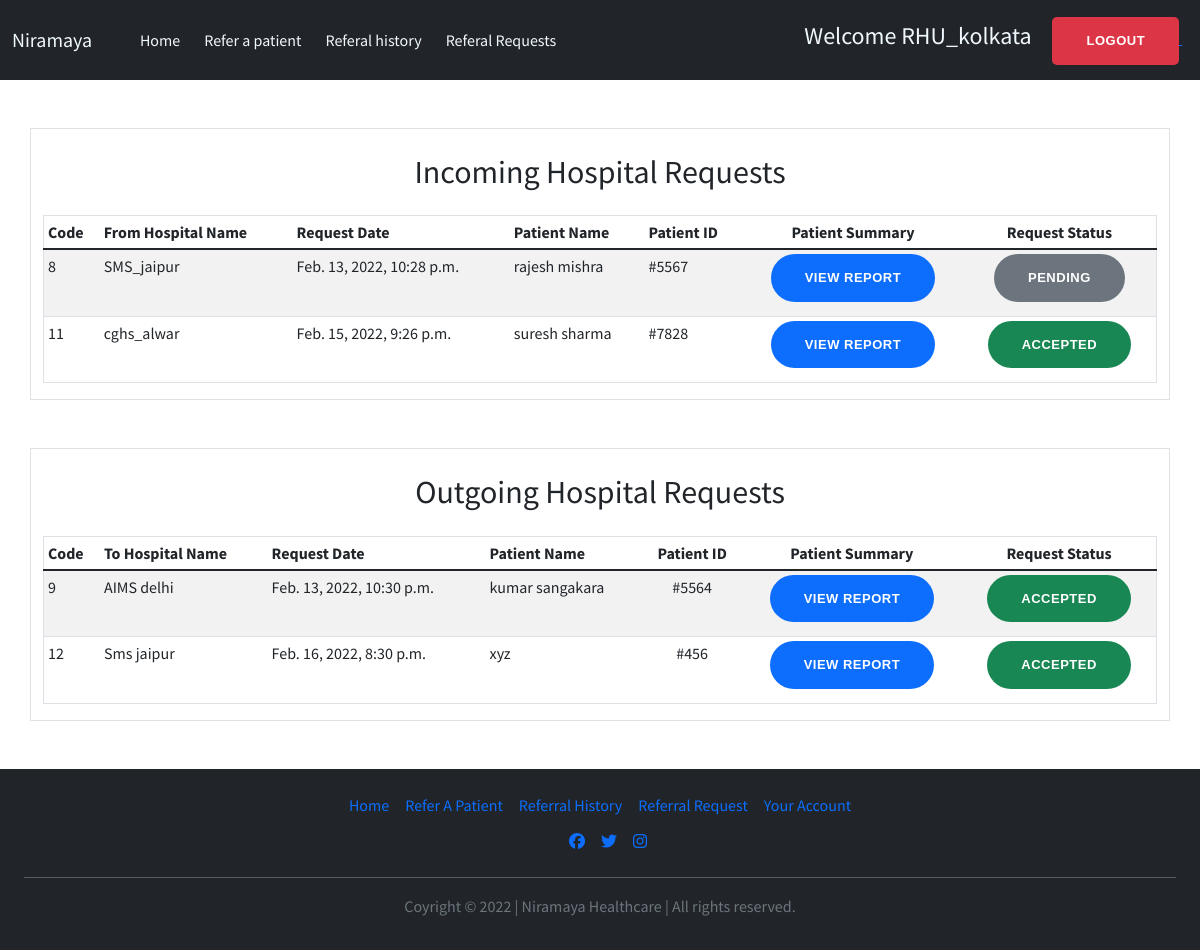
Screenshot of /niramaya/refer_history (signed in) with the database file from the repository.
### niramaya/models.py (models this page shows, shortened)
class refernce(models.Model):
    refernce_sno = models.AutoField(primary_key=True)
    refernce_date = models.DateTimeField(default=datetime.now,blank=True)
    refernce_hospital = models.ForeignKey(hospital,on_delete=models.CASCADE)
    user = models.ForeignKey(User,on_delete=models.CASCADE)
    patientName = models.CharField(max_length=50,default='default')
    patientID = models.CharField(max_length=20)
    patientInfo = models.FileField(upload_to="info/pdfs/",null=True, blank=True)
    message = models.CharField(max_length=500)
    acceptance_choices =[
    ("1", "Waiting"),
    ("2", "Accepted"),
    ("3", "Rejected"),
]
    acceptance = models.CharField(choices=acceptance_choices ,default=1, max_length=2)

class hospital(models.Model):
    user = models.ForeignKey(User,on_delete=models.CASCADE)
    sno = models.AutoField(primary_key=True)
    hospital_name = models.CharField(max_length=100)
    serial = models.CharField(max_length=10,unique=True)
    Level = models.IntegerField(default=0)
    address = models.CharField(max_length=100)
    State = models.CharField(max_length=50)
    district = models.CharField(max_length=10)
    phone = models.CharField(max_length=15)
    head = models.CharField(max_length=50)
    doctor_nos = models.IntegerField(default=0)
    skilled_nos = models.IntegerField(default=0)
    non_skilled_nos = models.IntegerField(default=0)
    gen_bed = models.IntegerField(default=0)
    spec_bed = models.IntegerField(default=0)
    surg_bed = models.IntegerField(default=0)
    av_gen_bed = models.BooleanField(default=False,null=True)
    av_spec_bed = models.BooleanField(default=False,null=True)
    av_surg_bed = models.BooleanField(default=False,null=True)
    ICU_units = models.BooleanField(default=False,null=True)
    CIC_units = models.BooleanField(default=False,null=True)
    BIC_units = models.BooleanField(default=False,null=True)
    SIC_units = models.BooleanField(default=False,null=True)
    PsIC_units = models.BooleanField(default=False,null=True)
    PeIC_units = models.BooleanField(default=False,null=True)
    NIC_units = models.BooleanField(default=False,null=True)
    TIC_units = models.BooleanField(default=False,null=True)
    DIC_units = models.BooleanField(default=False,null=True)
    PrIC_units = models.BooleanField(default=False,null=True)
    Nursery_units = models.BooleanField(default=False,null=True)
    Lab_chem = models.BooleanField(default=False,null=True)
    Lab_hemo = models.BooleanField(default=False,null=True)
    Lab_microB = models.BooleanField(default=False,null=True)
    Lab_trans = models.BooleanField(default=False,null=True)
    Lab_immuno = models.BooleanField(default=False,null=True)
    Lab_surg_path = models.BooleanField(default=False,null=True)
    Lab_cyto = models.BooleanField(default=False,null=True)
    C_cath = models.BooleanField(default=False,null=True)
    C_rehab = models.BooleanField(default=False,null=True)
    C_surgery = models.BooleanField(default=False,null=True)
    C_stenting = models.BooleanField(default=False,null=True)
    C_intervene = models.BooleanField(default=False,null=True)
    C_electro = models.BooleanField(default=False,null=True)
    C_vas_interv = models.BooleanField(default=False,null=True)
    C_vas_surg  = models.BooleanField(default=False,null=True)
    R_com_T  = models.BooleanField(default=False,null=True)
    R_com_TA  = models.BooleanField(default=False,null=True)
    R_dig_mamo  = models.BooleanField(default=False,null=True)
    R_dig_IMRT  = models.BooleanField(default=False,null=True)
    R_dig_MRA  = models.BooleanField(default=False,null=True)
    R_dig_MRI  = models.BooleanField(default=False,null=True)
    R_dig_PET  = models.BooleanField(default=False,null=True)
    R_dig_SPECT  = models.BooleanField(default=False,null=True)
    Re_phy  = models.BooleanField(default=False,null=True)
    Re_sp  = models.BooleanField(default=False,null=True)
    EME_dept  = models.BooleanField(default=False,null=True)
    EME_ped_TC  = models.BooleanField(default=False,null=True)
    EME_TC  = models.BooleanField(default=False,null=True)
    N_EEG  = models.BooleanField(default=False,null=True)
    N_sleep  = models.BooleanField(default=False,null=True)
    Sp_BICU  = models.BooleanField(default=False,null=True)
    Sp_CCU  = models.BooleanField(default=False,null=True)
    Sp_det  = models.BooleanField(default=False,null=True)
    Sp_ICU  = models.BooleanField(default=False,null=True)
    Sp_NIC  = models.BooleanField(default=False,null=True)
    Sp_PeIC  = models.BooleanField(default=False,null=True)
    Sp_PrIC  = models.BooleanField(default=False,null=True)
    Sp_PsIC  = models.BooleanField(default=False,null=True)
    Sp_SICU  = models.BooleanField(default=False,null=True)
    Sp_TCU  = models.BooleanField(default=False,null=True)
    On_chemo  = models.BooleanField(default=False,null=True)
    On_rad  = models.BooleanField(default=False,null=True)
    Or_heart  = models.BooleanField(default=False,null=True)
    Or_intestinal  = models.BooleanField(default=False,null=True)
    Or_kidney  = models.BooleanField(default=False,null=True)
    Or_liver  = models.BooleanField(default=False,null=True)
    Or_lung  = models.BooleanField(default=False,null=True)
    Or_pancreas  = models.BooleanField(default=False,null=True)
    ortho_Arth  = models.BooleanField(default=False,null=True)
    ortho_JR  = models.BooleanField(default=False,null=True)
    ortho_spine  = models.BooleanField(default=False,null=True)

### niramaya/views.py (the view)
# urls.py: path('refer_history',views.history,name='refer_history'),
def history(request):
    if request.user.is_anonymous:
        return HttpResponse('404 unauthorised, Login to access')
    user_hospital = hospital.objects.filter(user = request.user).first()
    incoming_hospital_referal_requests = refernce.objects.exclude(acceptance = '1',user = request.user).filter(refernce_hospital = user_hospital)
    outgoing_hospital_referal_requests = refernce.objects.filter(user = request.user)
    context = {
        'incoming_hospital_referal_requests' : incoming_hospital_referal_requests,
        'outgoing_hospital_referal_requests' : outgoing_hospital_referal_requests
    }
    return render(request,'niramaya/history.html',context)

### niramaya/templates/niramaya/history.html (shortened to what this page needs)
{% extends 'niramaya/basic.html' %}
{% block body %}
<div class="container border my-5">
    <h2 class="text-center my-4">Incoming Hospital Requests</h2>
    <div class="table-responsive">
        <table class="table table-striped table-sm border">
            <thead>
                <tr>
                    <th scope="col">Code</th>
          <th scope="col">From Hospital Name</th>
          <th scope="col">Request Date</th>
          <th scope="col">Patient Name</th>
          <th scope="col">Patient ID</th>
          <th scope="col" class="text-center">Patient Summary</th>
          <th scope="col" class="text-center">Request Status</th>
                </tr>
            </thead>
            <tbody>
                {% for request in incoming_hospital_referal_requests  %}
                <tr>
                    <td>{{request.refernce_sno}}</td>
                    <td>{{request.user.username}}</td>
                    <td>{{request.refernce_date}}</td>
                    <td>{{request.patientName}}</td>
                    <td >{{request.patientID}}</td>
                    <td class="text-center">
                        <a href="./media/{{request.patientInfo}}"><button class="btn btn-primary btn-round-full">
                                View Report
                            </button></a>
                    </td>
                    {% if request.acceptance == '2' %}
                    <td class="text-center">
                        <a href="#"><button class="btn btn-success btn-round-full {{request.acceptance}}" style="width: fit-content">
                                Accepted
                            </button></a>
                    </td>
                    {% elif request.acceptance == '3' %}
                    <td class="text-center">
                        <a href="#"><button class="btn btn-danger btn-round-full {{request.acceptance}}" style="width: fit-content">
                                Rejected
                            </button></a>
                    </td>
                    {% else  %}
                    <td class="text-center">
                        <a href="#"><button class="btn btn-secondary btn-round-full {{request.acceptance}}" style="width: fit-content">
                                Pending
                            </button></a>
                    </td>
                    {% endif %}
                </tr>
                {% endfor %}
            </tbody>
        </table>
    </div>
</div>
<div class="container border my-5">
    <h2 class="text-center my-4">Outgoing Hospital Requests</h2>
    <div class="table-responsive">
        <table class="table table-striped table-sm border">
            <thead>
                <tr>
                    <th scope="col">Code</th>
                    <th scope="col">To Hospital Name</th>
                    <th scope="col">Request Date</th>
                    <th scope="col">Patient Name</th>
                    <th scope="col" class="text-center">Patient ID</th>
                    <th scope="col" class="text-center">Patient Summary</th>
                    <th scope="col" class="text-center">Request Status</th>
                </tr>
            </thead>
            <tbody>
                {% for request in outgoing_hospital_referal_requests  %}
                <tr>
                    <td>{{request.refernce_sno}}</td>
                    <td>{{request.refernce_hospital.hospital_name}}</td>
                    <td>{{request.refernce_date}}</td>
                    <td>{{request.patientName}}</td>
                    <td class="text-center">{{request.patientID}}</td>
                    <td class="text-center">
                        <a href="./media/{{request.patientInfo}}"><button class="btn btn-primary btn-round-full {{request.acceptance}}">
                                View Report
                            </button></a>
                    </td>
                    {% if request.acceptance == '2' %}
                    <td class="text-center">
                        <a href="#"><button class="btn btn-success btn-round-full {{request.acceptance}}" style="width: fit-content">
                                Accepted
                            </button></a>
                    </td>
                    {% elif request.acceptance == '3' %}
                    <td class="text-center">
                        <a href="#"><button class="btn btn-danger btn-round-full {{request.acceptance}}" style="width: fit-content">
                                Rejected
                            </button></a>
                    </td>
                    {% else  %}
                    <td class="text-center">
                        <a href="#"><button class="btn btn-secondary btn-round-full {{request.acceptance}}" style="width: fit-content">
                                Pending
                            </button></a>
                    </td>
                    {% endif %}
                </tr>
                {% endfor %}
            </tbody>
        </table>
    </div>
</div>
{%endblock%}
{% load static %}

### niramaya/templates/niramaya/basic.html (shortened to what this page needs)
<!DOCTYPE html>
<html lang="en">
  <head>
    {%load static%}
    <link
      href="https://cdn.jsdelivr.net/npm/bootstrap@5.1.3/dist/css/bootstrap.min.css"
      rel="stylesheet"
    />
    {%load static%}
    <link rel="stylesheet" href="{% static 'niramaya/css/style.css' %}" />
  </head>
<body>
    {%load static%}
    <nav class="navbar navbar-expand-lg navbar-light bg-dark " style='height: 80px;'>
        <div class="container-fluid">
            <a class="navbar-brand" style="color: aliceblue" href="/niramaya">Niramaya</a>
            <div class="collapse navbar-collapse justify-content-md-center " id="navbarSupportedContent">
                <ul class="navbar-nav gap-2 mb-2 mb-lg-0">
                    <li class="nav-item">
                        <a class="nav-link active" aria-current="page" style="color: aliceblue" href="/niramaya">Home</a>
                    </li>
                    <li class="nav-item">
                        <a class="nav-link active" style="color: aliceblue" href="search"> Refer a patient</a>
                    </li>
                    <li class="nav-item">
                        <a class="nav-link active" style="color: aliceblue" href="refer_history">Referal history</a>
                    </li>
                    <li class="nav-item">
                        <a class="nav-link active" style="color: aliceblue" href="refer_request">Referal Requests</a>
                    </li>
                </ul>
            </div>
        </div>
      <div
        class="col-lg-8 d-grid gap-2 d-md-flex justify-content-md-end"
        style="width: 50%"
      >
        <div class="mx-2">
          {% if user.is_authenticated %}
          <h4 class="nav-link active" style="color: aliceblue; display: inline">
            Welcome {{request.user}}
          </h4>
          <a href="logout">
            <button
              class="btn btn-danger"
              data-toggle="modal"
              data-target="#modalSignin"
            >
              logout
            </button>
          </a>
          {% else %}
          <a href="login">
            <button type="button" class="btn btn-primary">Login</button>
          </a>
          {% endif %}}}
        </div>
      </div>
    </nav>
    {%block body%} {%endblock%} {% comment %} footer {% endcomment %}
    <footer class="py-3 my-4 bg-dark mb-0">
      <ul class="nav justify-content-center pb-1 mb-0">
        <li class="nav-item">
          <a href="/niramaya" class="nav-link px-2">Home</a>
        </li>
        <li class="nav-item">
          <a href="refer_to" class="nav-link px-2">Refer A Patient</a>
        </li>
        <li class="nav-item">
          <a href="your_account" class="nav-link px-2">Referral History</a>
        </li>
        <li class="nav-item">
          <a href="refer_request" class="nav-link px-2">Referral Request</a>
        </li>
        <li class="nav-item">
          <a href="your_account" class="nav-link px-2">Your Account</a>
        </li>
      </ul>
      <ul class="nav justify-content-center pb-2 list-unstyled">
        <li class="ms-3">
          <a href="#"><i class="fab fa-facebook"></i></a>
        </li>
        <li class="ms-3">
          <a href="#"><i class="fab fa-twitter"></i></a>
        </li>
        <li class="ms-3">
          <a href="#"><i class="fab fa-instagram"></i></a>
        </li>
      </ul>
      <hr class="mx-4 px-4" style="color: white" />
      <p class="text-center text-muted">
        Coyright © 2022 | Niramaya Healthcare | All rights reserved.
      </p>
    </footer>
  </body>
  {% load static %} {%block js%} {%endblock%}
</html>

### niramaya/static/niramaya/css/style.css (style rules this page uses)
* { margin: 0; padding: 0; font-family: "Poppins", sans-serif; font-family: "Source Sans Pro", sans-serif; }
.btn { display: inline-block; font-size: 14px; font-size: 0.8125rem; font-weight: 600; letter-spacing: 0.5px; padding: 0.75rem 2rem; font-family: "Exo", sans-serif; text-transform: uppercase; border-radius: 5px; border: 2px solid transparent; transition: all 0.35s ease; }
.btn-round-full { border-radius: 50px; }
button { border-radius: 10px; padding: 5px; margin-bottom: 10px; }
.btn-danger { margin-top: 12px; }

### rows the page displays
refernce: refernce_sno "8", user.username "SMS_jaipur", refernce_date "Feb. 13, 2022, 10:28 p.m.", patientName "rajesh mishra", patientID "#5567"
refernce: refernce_sno "11", user.username "cghs_alwar", refernce_date "Feb. 15, 2022, 9:26 p.m.", patientName "suresh sharma", patientID "#7828"
refernce: refernce_sno "9", refernce_hospital.hospital_name "AIMS delhi", refernce_date "Feb. 13, 2022, 10:30 p.m.", patientName "kumar sangakara", patientID "#5564"
refernce: refernce_sno "12", refernce_hospital.hospital_name "Sms jaipur", refernce_date "Feb. 16, 2022, 8:30 p.m.", patientName "xyz", patientID "#456"

### other values shown
{{ request.user }} "RHU_kolkata"
